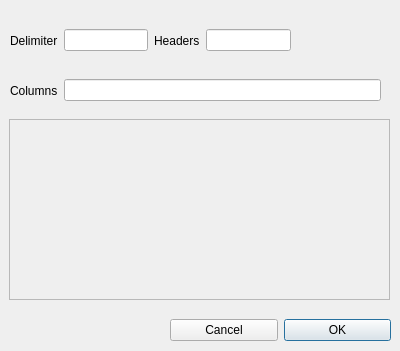
<?xml version="1.0" encoding="UTF-8"?>
<ui version="4.0">
 <class>LoadFiles</class>
 <widget class="QWidget" name="LoadFiles">
  <property name="windowModality">
   <enum>Qt::WindowModal</enum>
  </property>
  <property name="geometry">
   <rect>
    <x>0</x>
    <y>0</y>
    <width>400</width>
    <height>351</height>
   </rect>
  </property>
  <property name="sizePolicy">
   <sizepolicy hsizetype="Fixed" vsizetype="Fixed">
    <horstretch>0</horstretch>
    <verstretch>0</verstretch>
   </sizepolicy>
  </property>
  <property name="windowTitle">
   <string/>
  </property>
  <widget class="QWidget" name="horizontalLayoutWidget">
   <property name="geometry">
    <rect>
     <x>10</x>
     <y>20</y>
     <width>281</width>
     <height>41</height>
    </rect>
   </property>
   <layout class="QHBoxLayout" name="horizontalLayout">
    <item>
     <widget class="QLabel" name="delLabel">
      <property name="text">
       <string>Delimiter</string>
      </property>
     </widget>
    </item>
    <item>
     <widget class="QLineEdit" name="delEdit">
      <property name="sizePolicy">
       <sizepolicy hsizetype="Expanding" vsizetype="Fixed">
        <horstretch>0</horstretch>
        <verstretch>0</verstretch>
       </sizepolicy>
      </property>
     </widget>
    </item>
    <item>
     <widget class="QLabel" name="headLabel">
      <property name="text">
       <string>Headers</string>
      </property>
     </widget>
    </item>
    <item>
     <widget class="QLineEdit" name="headEdit">
      <property name="sizePolicy">
       <sizepolicy hsizetype="Expanding" vsizetype="Fixed">
        <horstretch>0</horstretch>
        <verstretch>0</verstretch>
       </sizepolicy>
      </property>
     </widget>
    </item>
   </layout>
  </widget>
  <widget class="QWidget" name="horizontalLayoutWidget_2">
   <property name="geometry">
    <rect>
     <x>10</x>
     <y>70</y>
     <width>371</width>
     <height>41</height>
    </rect>
   </property>
   <layout class="QHBoxLayout" name="horizontalLayout_2">
    <item>
     <widget class="QLabel" name="colLablel">
      <property name="text">
       <string>Columns</string>
      </property>
     </widget>
    </item>
    <item>
     <widget class="QLineEdit" name="colEdit"/>
    </item>
   </layout>
  </widget>
  <widget class="QScrollArea" name="colsScrollArea">
   <property name="geometry">
    <rect>
     <x>9</x>
     <y>119</y>
     <width>381</width>
     <height>181</height>
    </rect>
   </property>
   <property name="horizontalScrollBarPolicy">
    <enum>Qt::ScrollBarAsNeeded</enum>
   </property>
   <property name="widgetResizable">
    <bool>true</bool>
   </property>
   <widget class="QWidget" name="scrollAreaWidgetContents">
    <property name="geometry">
     <rect>
      <x>0</x>
      <y>0</y>
      <width>379</width>
      <height>179</height>
     </rect>
    </property>
   </widget>
  </widget>
  <widget class="QWidget" name="horizontalLayoutWidget_3">
   <property name="geometry">
    <rect>
     <x>170</x>
     <y>310</y>
     <width>221</width>
     <height>41</height>
    </rect>
   </property>
   <layout class="QHBoxLayout" name="horizontalLayout_3">
    <item>
     <widget class="QPushButton" name="cancelButton">
      <property name="text">
       <string>Cancel</string>
      </property>
     </widget>
    </item>
    <item>
     <widget class="QPushButton" name="okButton">
      <property name="text">
       <string>OK</string>
      </property>
      <property name="shortcut">
       <string>Return</string>
      </property>
      <property name="autoDefault">
       <bool>false</bool>
      </property>
      <property name="default">
       <bool>true</bool>
      </property>
     </widget>
    </item>
   </layout>
  </widget>
 </widget>
 <resources/>
 <connections/>
</ui>
